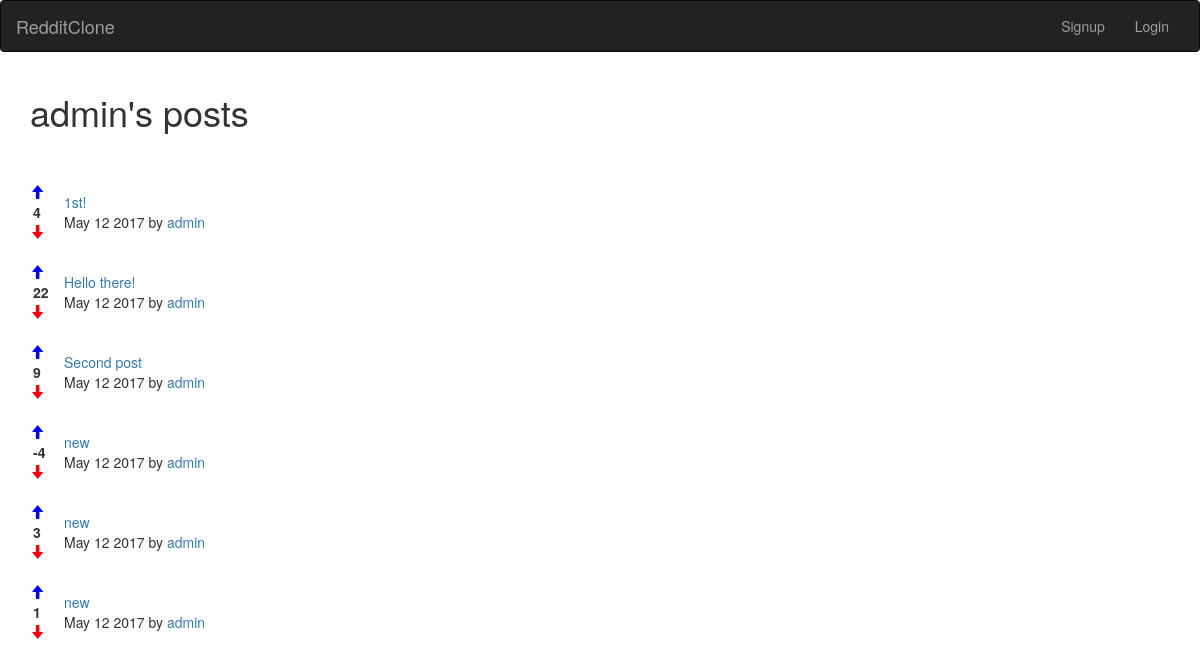
The page /posts/user/1 on the database as committed earlier.
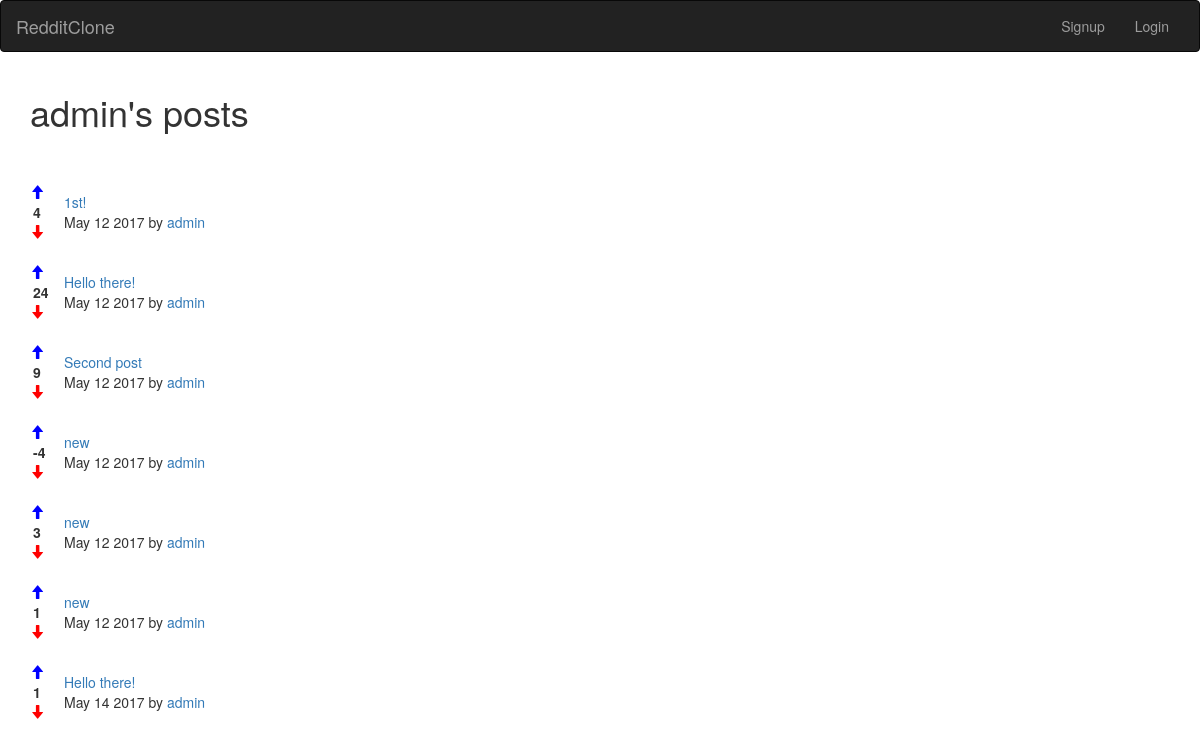
The same page on the database as committed later.
### posts/models.py (models this page shows)
class Posts(models.Model):
    title = models.CharField(max_length=200)
    url = models.TextField()
    pub_date = models.DateTimeField()
    author = models.ForeignKey(User)
    votes_total = models.IntegerField(default=1)
    def pub_date_pretty(self):
        return self.pub_date.strftime('%b %e %Y')

### posts/views.py (the view)
# urls.py: url(r'^user/(?P<fk>[0-9]+)', views.userposts, name='userposts'),
def userposts(request, fk):
    posts = Posts.objects.filter(author__id=fk).order_by('pub_date')
    author = User.objects.get(pk=fk)
    return render(request, 'posts/userposts.html', {'posts': posts, 'author': author})

### posts/templates/posts/userposts.html (shortened to what this page needs)
{% extends 'base.html' %}
{% block content %}
<h1>{{ author.username }}'s posts</h1>
<br>
{% for post in posts.all %}
<table>
	<tr>
		<td>
			<a href="#" onClick="document.getElementById('upvote{{ post.id }}').submit()">
				<span class="glyphicon glyphicon-arrow-up" aria-hidden="true" style="padding-right: 20px; color: blue;"></span>
			</a>
			<br><strong style="padding-left: 3px;">{{ post.votes_total }}</strong><br>
			<a href="#" onClick="document.getElementById('downvote{{ post.id }}').submit()">
			<span class="glyphicon glyphicon-arrow-down" aria-hidden="true" style="color: red;"></span>
			</a>
		</td>
		<td>
			<a href="{{ post.url }}" target="_blank">{{ post.title }}</a>
			<br>{{ post.pub_date_pretty }} by <a href="{% url 'posts:userposts' post.author.id %}">{{ post.author.username }}</a>
		</td>
	</tr>
	<br>
</table>
{% endfor %}
{% endblock %}

Rows that differ between the two databases and show on the page:
changed Posts (number 2 of 7 on the later page): votes_total "22" → "24"
added Posts: votes_total "1", title "Hello there!", pub_date_pretty "May 14 2017", author.username "admin"
